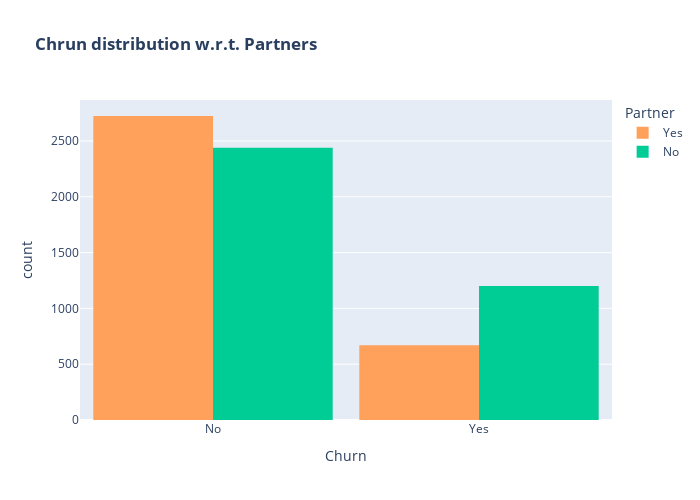

Notebook code cell kept with this figure:
### Code cell
color_map = {"Yes": '#FFA15A', "No": '#00CC96'}
fig = px.histogram(data, x="Churn", color="Partner", barmode="group", title="<b>Chrun distribution w.r.t. Partners</b>", color_discrete_map=color_map)
fig.update_layout(width=700, height=500, bargap=0.1)
fig.show()

### Figure 1 — Plotly figure (JSON) as saved in the notebook; plotly's stock layout.template omitted (floating-point values rounded to 4 significant figures; data arrays with more than 128 entries replaced by an {"elided": "..."} marker saying what was removed)
{"data": [{"alignmentgroup": "True", "bingroup": "x", "hovertemplate": "Partner=Yes<br>Churn=%{x}<br>count=%{y}<extra></extra>", "legendgroup": "Yes", "marker": {"color": "#FFA15A"}, "name": "Yes", "offsetgroup": "Yes", "orientation": "v", "showlegend": true, "type": "histogram", "x": {"elided": "3393 str values"}, "xaxis": "x", "yaxis": "y"}, {"alignmentgroup": "True", "bingroup": "x", "hovertemplate": "Partner=No<br>Churn=%{x}<br>count=%{y}<extra></extra>", "legendgroup": "No", "marker": {"color": "#00CC96"}, "name": "No", "offsetgroup": "No", "orientation": "v", "showlegend": true, "type": "histogram", "x": {"elided": "3639 str values"}, "xaxis": "x", "yaxis": "y"}], "layout": {"bargap": 0.1, "barmode": "group", "height": 500, "legend": {"title": {"text": "Partner"}, "tracegroupgap": 0}, "title": {"text": "<b>Chrun distribution w.r.t. Partners</b>"}, "width": 700, "xaxis": {"anchor": "y", "domain": [0, 1], "title": {"text": "Churn"}}, "yaxis": {"anchor": "x", "domain": [0, 1], "title": {"text": "count"}}}}
